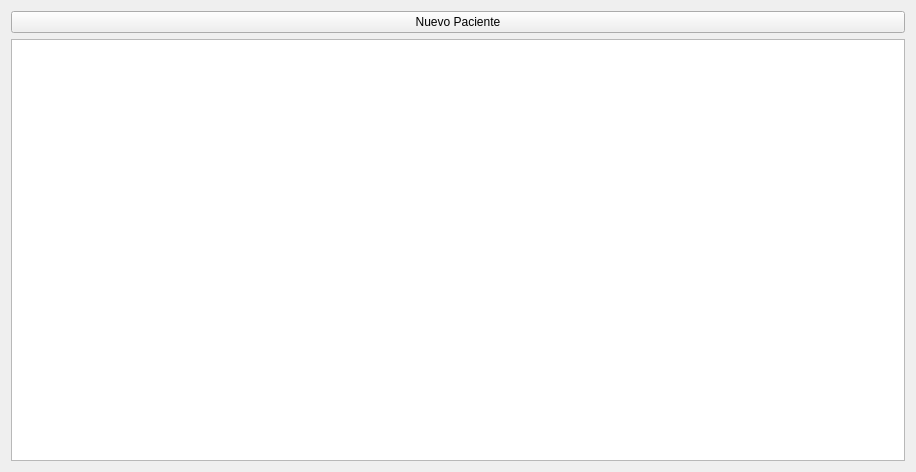
<?xml version="1.0" encoding="UTF-8"?>
<ui version="4.0">
 <class>f_usuario_modificar</class>
 <widget class="QWidget" name="f_usuario_modificar">
  <property name="geometry">
   <rect>
    <x>0</x>
    <y>0</y>
    <width>916</width>
    <height>472</height>
   </rect>
  </property>
  <property name="windowTitle">
   <string>SIHMED - Modificar usuario</string>
  </property>
  <layout class="QVBoxLayout" name="verticalLayout">
   <item>
    <widget class="QPushButton" name="pb_nuevo_paciente">
     <property name="text">
      <string>Nuevo Paciente</string>
     </property>
    </widget>
   </item>
   <item>
    <widget class="QTableWidget" name="tw_modificar_paciente">
     <property name="sizePolicy">
      <sizepolicy hsizetype="Expanding" vsizetype="Expanding">
       <horstretch>0</horstretch>
       <verstretch>1</verstretch>
      </sizepolicy>
     </property>
    </widget>
   </item>
  </layout>
 </widget>
 <resources/>
 <connections/>
</ui>
